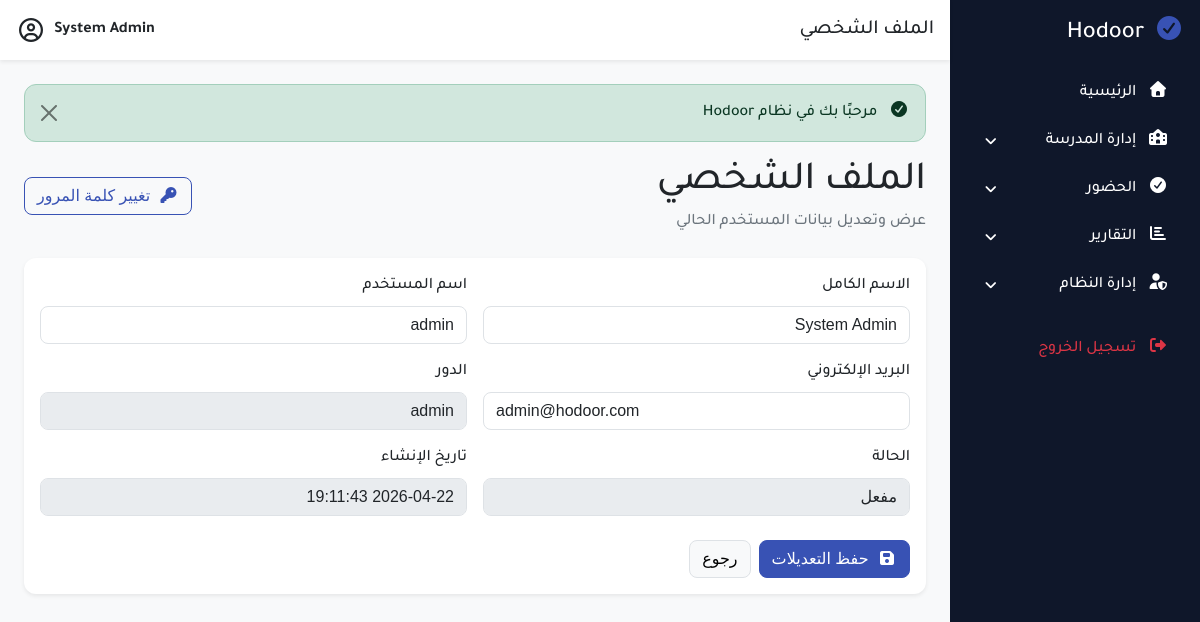
The app's page /modules/users/profile/edit_profile.php (signed in) with its own data.
### tables this page shows
CREATE TABLE users
(
    id         INT AUTO_INCREMENT PRIMARY KEY,
    full_name  VARCHAR(100) NOT NULL,
    username   VARCHAR(50)  NOT NULL UNIQUE,
    email      VARCHAR(100) NULL,
    password   VARCHAR(255) NOT NULL,
    role       ENUM('admin', 'teacher', 'supervisor') DEFAULT 'teacher',
    status     TINYINT(1) DEFAULT 1,
    created_at TIMESTAMP DEFAULT CURRENT_TIMESTAMP
);

### classes/clsPath.php (called while the page is built, shortened)
<?php
class clsPath
{
    private static $domain = "http://localhost/Hodoor/";
    public static function root()
    {
        return self::$domain;
    }
    public static function modules()
    {
        return self::root() . "modules/";
    }
    public static function dashboard()
    {
        return self::modules() . "dashboard/";
    }
    public static function users()
    {
        return self::modules() . "users/";
    }
    public static function dashboardIndex()
    {
        return self::dashboard() . "index.php";
    }
    public static function profile()
    {
        return self::users() . "profile/";
    }
    public static function changePassword()
    {
        return self::profile() . "change_password.php";
    }
    public static function profileUpdate()
    {
        return self::profile() . "profile_update.php";
    }
}

### classes/clsUser.php (called while the page is built, shortened)
<?php
class clsUser
{
    private $conn;
    public function __construct($db)
    {
        $this->conn = $db;
    }
    private function fill($data)
    {
        $this->full_name = $data['full_name'] ?? null;
        $this->username = $data['username'] ?? null;
        $this->email = $data['email'] ?? null;
        $this->role = $data['role'] ?? null;
        $this->status = $data['status'] ?? null;
        $this->created_at = $data['created_at'] ?? null;
    }
    public function loadById($id)
    {
        $query = "SELECT * FROM users WHERE id = :id LIMIT 1";
        $stmt = $this->conn->prepare($query);
        $stmt->execute([
            ':id' => (int)$id
        ]);
        $user = $stmt->fetch(PDO::FETCH_ASSOC);
        return true;
    }
}

### classes/clsHelper.php (called while the page is built, shortened)
<?php
class clsHelper
{
    public static function e($value)
    {
        return htmlspecialchars((string)$value, ENT_QUOTES, 'UTF-8');
    }
    public static function sessionGet($group, $key, $default = null)
    {
        return $_SESSION[$group][$key] ?? $default;
    }
    public static function auth($key = null)
    {
        return self::sessionGet('auth', $key);
    }
    public static function role()
    {
        return self::auth('role');
    }
    public static function old($key, $default = '')
    {
        return self::e(
            self::sessionGet('old', $key, $default)
        );
    }
    public static function hasRole($roles)
    {
        return in_array(self::role(), $roles);
    }
}

### modules/users/profile/edit_profile.php (the view, shortened to what this page needs)
<?php
require_once '../../../includes/app.php';
$user = new clsUser($conn);
if (!$user->loadById(clsHelper::auth('user_id'))) {
    clsHelper::setMessage('error', 'تعذر تحميل بيانات المستخدم');
    clsHelper::redirect(clsPath::dashboardIndex());
}
?>
<?php require_once '../../../includes/header.php'; ?>
<?php require_once '../../../includes/sidebar.php'; ?>
    <div class="main-content w-100">
        <?php require_once '../../../includes/navbar.php'; ?>
        <div class="content p-4">
            <?php require_once '../../../includes/alerts.php'; ?>
            <div class="d-flex justify-content-between align-items-center mb-4">
                <div>
                    <h1 class="mb-1">الملف الشخصي</h1>
                    <p class="text-muted mb-0">عرض وتعديل بيانات المستخدم الحالي</p>
                </div>
                <a href="<?= clsPath::changePassword(); ?>" class="btn btn-outline-primary">
                    <i class="fa fa-key me-1"></i>
                    تغيير كلمة المرور
                </a>
            </div>
            <div class="card shadow-sm border-0">
                <div class="card-body">
                    <form action="<?= clsPath::profileUpdate(); ?>" method="POST">
                        <div class="row g-3">
                            <div class="col-md-6">
                                <label class="form-label">الاسم الكامل</label>
                                <input
                                        type="text"
                                        name="full_name"
                                        class="form-control"
                                        value="<?= clsHelper::old('full_name', $user->full_name); ?>">
                            </div>
                            <div class="col-md-6">
                                <label class="form-label">اسم المستخدم</label>
                                <input
                                        type="text"
                                        name="username"
                                        class="form-control"
                                        value="<?= clsHelper::old('username', $user->username); ?>">
                            </div>
                            <div class="col-md-6">
                                <label class="form-label">البريد الإلكتروني</label>
                                <input
                                        type="email"
                                        name="email"
                                        class="form-control"
                                        value="<?= clsHelper::old('email', $user->email); ?>">
                            </div>
                            <div class="col-md-6">
                                <label class="form-label">الدور</label>
                                <input
                                        type="text"
                                        class="form-control"
                                        value="<?= clsHelper::e($user->role); ?>"
                                        disabled>
                            </div>
                            <div class="col-md-6">
                                <label class="form-label">الحالة</label>
                                <input
                                        type="text"
                                        class="form-control"
                                        value="<?= (int)$user->status === 1 ? 'مفعل' : 'غير مفعل'; ?>"
                                        disabled>
                            </div>
                            <div class="col-md-6">
                                <label class="form-label">تاريخ الإنشاء</label>
                                <input
                                        type="text"
                                        class="form-control"
                                        value="<?= clsHelper::e($user->created_at); ?>"
                                        disabled>
                            </div>
                        </div>
                        <div class="mt-4 d-flex gap-2">
                            <button type="submit" class="btn btn-primary">
                                <i class="fa fa-save me-1"></i>
                                حفظ التعديلات
                            </button>
                            <?php if (clsHelper::hasRole(['admin', 'supervisor'])): ?>
                                <a href="<?= clsPath::dashboardIndex(); ?>" class="btn btn-light border">
                                    رجوع
                                </a>
                            <?php endif; ?>
                        </div>
                    </form>
                </div>
            </div>
        </div>
    </div>
<?php require_once '../../../includes/footer.php'; ?>

### assets/css/dashboard.css (style rules this page uses)
.main-content { background: #f8f9fa; min-width: 0; }
.content { min-height: calc(100vh - 60px); }

### assets/css/mainColors.css (style rules this page uses)
:root { --main-color: #3852b4; --main-color-hover: #2f4599; --main-color-dark: #263a82; --main-color-light: #eef2ff; --secondary-color: #5e7ac4; --body-bg: #f8f9fa; --box-bg: #ffffff; --text-color: #212529; --text-muted: #6c757d; --white-color: #ffffff; --border-color: #dee2e6; --border-light: #edf0f5; --success-color: #198754; --danger-color: #dc3545; --warning-color: #ffc107; --info-color: #0dcaf0; --main-radius: 12px; --small-radius: 8px; --main-shadow: 0 6px 18px rgba(0, 0, 0, 0.08); --soft-shadow: 0 3px 10px rgba(0, 0, 0, 0.05); --focus-shadow: 0 0 0 0.25rem rgba(56, 82, 180, 0.25); }
body { background-color: var(--body-bg); color: var(--text-color); }
.text-muted { color: var(--text-muted) !important; }
.btn { border-radius: var(--small-radius); }
.btn-primary { color: var(--white-color) !important; background-color: var(--main-color) !important; border-color: var(--main-color) !important; }
.btn-outline-primary { color: var(--main-color) !important; border-color: var(--main-color) !important; }
.card { background-color: var(--box-bg); border-color: var(--border-color); border-radius: var(--main-radius); box-shadow: var(--soft-shadow); }
.form-label { color: var(--text-color); }
.form-control, .form-select { color: var(--text-color); background-color: var(--box-bg); border-color: var(--border-color); border-radius: var(--small-radius); }
.form-control::placeholder { color: var(--text-muted); }

### records on screen
users: full_name "System Admin", username "admin", email "admin@hodoor.com", role "admin", status "مفعل", created_at "2026-04-22 19:11:43"

### other values on screen
clsHelper::e($title ?? '') "الملف الشخصي"
clsHelper::e($success) "مرحبًا بك في نظام Hodoor"
